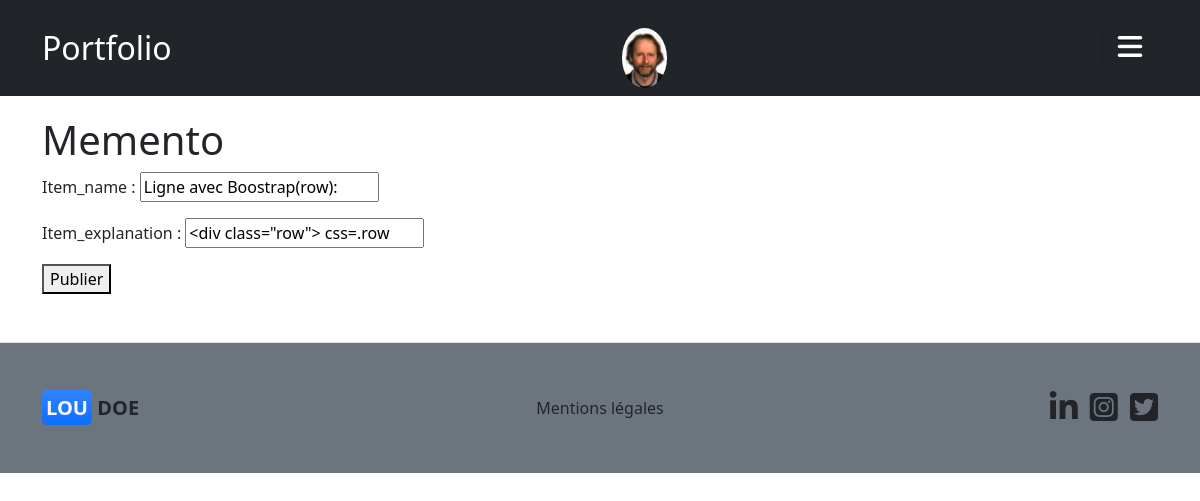
Page /blogapi/add_memento/1 (signed in) on the committed database.
### authentication/models.py (models this page shows, shortened)
class User(AbstractUser):
    CREATOR = 'CREATOR'
    SUBSCRIBER = 'SUBSCRIBER'
    ROLE_CHOICES = (
        (CREATOR, 'Créateur'),
        (SUBSCRIBER, 'Abonné'),
    )
    profile_photo = models.ImageField(verbose_name='photo de profil')
    role = models.CharField(max_length=30, choices=ROLE_CHOICES, verbose_name='Rôle')
    follows = models.ManyToManyField(
        'self',
        limit_choices_to={'role': CREATOR},
        symmetrical=False,
        verbose_name='suit'
    )

### blogapi/models.py (models this page shows)
class MementoItems(models.Model):
    item_name = models.CharField(max_length=128, verbose_name='item_name')
    item_explanation = models.CharField(max_length=128, verbose_name='item_explanation')

### blogapi/views.py (the view, shortened to what this page needs)
# urls.py: path('blogapi/add_memento/', blogapi.views.memento_create, name='memento_create'),
@login_required
def memento_create(request, id_item=None):
    instance_item = models.MementoItems.objects.get(pk=id_item) if id_item is not None else None
    if request.method == 'GET':
        item_form = forms.ItemForm(instance=instance_item)
        context = {'item_form': item_form}
        return render(request, 'blogapi/add_memento.html', context=context)

### blogapi/forms.py
class ItemForm(forms.ModelForm):
    class Meta:
        model = models.MementoItems
        fields = ['item_name', 'item_explanation']

### blogapi/templates/blogapi/add_memento.html (shortened to what this page needs)
{% extends 'base.html' %}
{% block content %}
{% load static %}
<section class="py-5">
    <div class="container">
        <div class="row gy-4 align-items-center">
            <div class="col-12 col-md-6">
                <h1>Memento</h1>
                {% if item_form.instance.id %}
                <form method="POST" action="{% url 'memento_create' id_item=item_form.instance.id %}">
                {% else %}
                    <form method="POST" action="{% url 'memento_create' %}">
                {% endif %}
                    {{ item_form.as_p }}
                    <button type="submit" >Publier</button>
                    </form></form>
            </div>
        </div>
    </div>
</section>
{% endblock content %}

### templates/base.html (shortened to what this page needs)
<!doctype html>
{% load static %}
    <head>
        <link href='https://stackpath.bootstrapcdn.com/bootstrap/5.0.0-alpha1/css/bootstrap.min.css' rel='stylesheet'>
        <link href='https://cdnjs.cloudflare.com/ajax/libs/font-awesome/4.0.3/css/font-awesome.css' rel='stylesheet'>
        <link rel="stylesheet" href="{% static 'app.css' %}">
    </head>
    <body class='snippet-body'>
        <header class="py-4">
            <nav class="navbar navbar-expand-xxl fixed-top navbar-light bg-dark">
                <div class="container">
                    <a class="navbar-brand text-white fs-2" href="#">
                        <span >Portfolio</span>
                    </a>
                            {% if user.is_authenticated %}
                        <div class="avatar">
                                {% if user.profile_photo %}
                                    <img class="avatar" src="{{ user.profile_photo.url }}">
                                {% else %}
                                    <img class="avatar" src="{% static 'images/profile_photo.png' %}">
                                {% endif %}
                            {% endif %}
                        </div>
                        <button class="navbar-toggler" type="button" data-bs-toggle="collapse" data-bs-target="#navbarNav"
                            aria-controls="navbarNav" aria-expanded="false" aria-label="Toggle navigation" >
                        <span class="navbar-toggler-icon">
                        <i class="fas fa-bars" style="color:#fff; font-size:28px;"></i>
                        </span>
                        </button>
                    </div>
            </nav>
        </header>
        <main>
            {% block content %}{% endblock content %}
        </main>
        <footer class="border-top bg-secondary">
            <div class="container py-5">
                <div class="row gy-4 align-items-center">
                    <div class="col-12 col-md-4">
                        <a class="navbar-brand text-dark text-uppercase fw-bold" href="#">
                            <span class="bg-primary bg-gradient p-1 rounded-3 text-light">Lou</span> Doe
                        </a>
                    </div>
                    <div class="col-12 col-md-4 text-md-center">
                        <ul class="list-unstyled mb-0">
                            <li>
                                <a href="#" class="text-decoration-none text-dark">Mentions légales</a>
                            </li>
                        </ul>
                    </div>
                    <div class="col-12 col-md-4 text-md-end">
                        <ul class="list-inline mb-0">
                            <li class="list-inline-item">
                                <a href="#" class="text-decoration-none text-dark"><i class="fab fa-linkedin fa-2x"></i></a>
                            </li>
                            <li class="list-inline-item">
                                <a href="#" class="text-decoration-none text-dark"><i
                                       class="fab fa-instagram-square fa-2x"></i></a>
                            </li>
                            <li class="list-inline-item">
                                <a href="#" class="text-decoration-none text-dark"><i
                                       class="fab fa-twitter-square fa-2x"></i></a>
                            </li>
                        </ul>
                    </div>
                </div>
            </div>
        </footer>
    </body>
</html>

### static/app.css (style rules this page uses)
main { padding-top: 20px; }
.avatar { width: 45px; height: 80px; border-radius: 50%; display: block; margin: auto; padding-top: 10px; padding-bottom: 10px; }

### rows in the picture
User: profile_photo (picture)
MementoItems: item_name "Ligne avec Boostrap(row):", item_explanation "<div class=\"row\"> css=.row"
